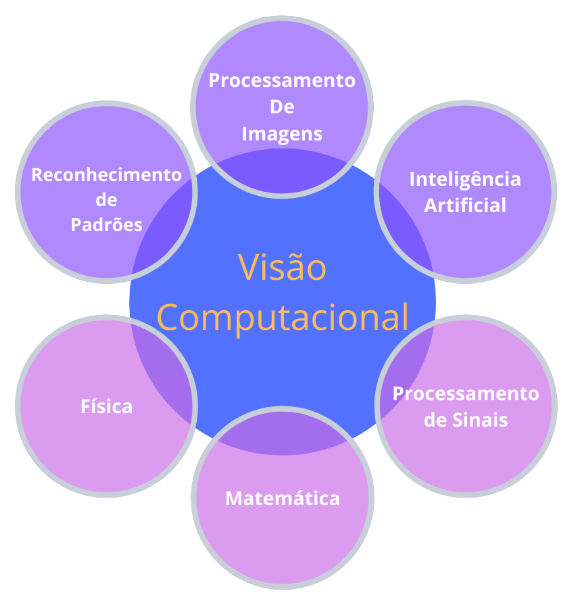
#> input picture imagem/visao_computacional.png, 575 x 604 px, found by its file name
$ python Basics_opencv.py
#> lines starting #> are read from the running program, lines starting #| are printed output that depends on the picture; after the words box and inside, x2 and y2 are one past the last pixel; in counts of white or black regions, pixels touching at a corner belong together
import cv2 as cv
import numpy as np

#Use the kernel
#kernel = np.ones((5,5),np.uint8)
#print(kernel)

path = 'imagem/visao_computacional.png'
img = cv.imread(path)
#> img is the input picture: shape (604, 575, 3); mean B, G, R 248.5, 187.5, 202.4
cv.imshow('Imagem', img)

# Using method Grayscale
gray_img = cv.cvtColor(img,(cv.COLOR_BGR2GRAY))
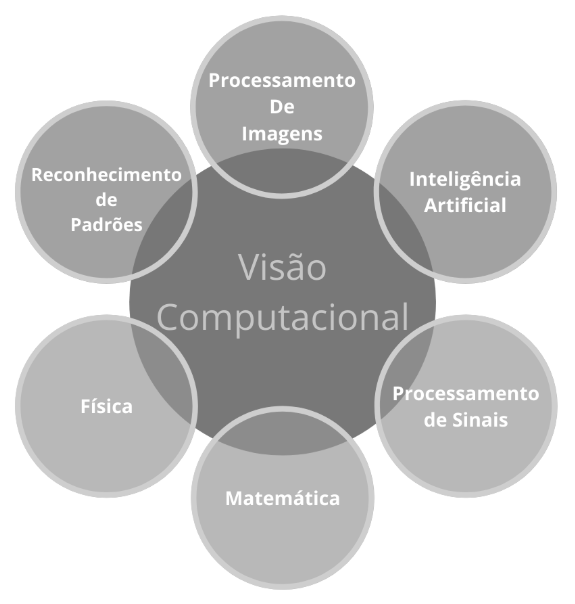
#> gray_img: shape (604, 575); min 119, max 255, mean 198.9
cv.imshow('GRAY_Image', gray_img)

# Using method Blur
img_blur = cv.GaussianBlur(img,(7,7),0)
cv.imshow('Blur_Image', img_blur)

# Using method Canny Edges
img_canny = cv.Canny(img, 25, 25) # Alternar a imagem como blur, grayscale.
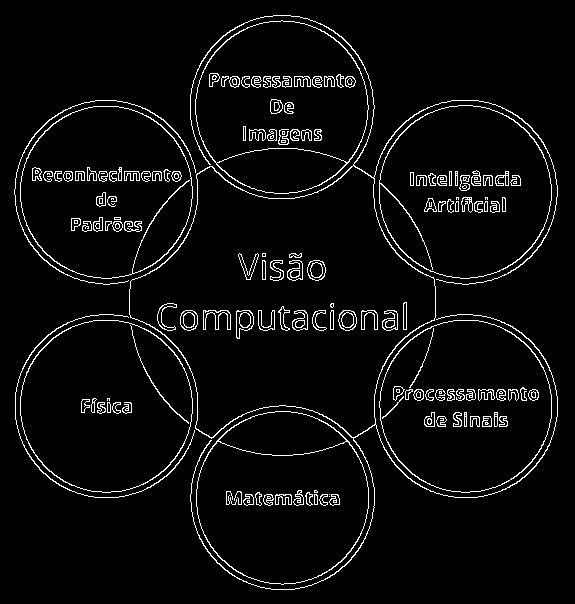
#> img_canny: shape (604, 575); 4.6% white in thin lines or dots
cv.imshow('Canny_Image', img_canny)

# Using method Dilation image
# img_dilated = cv.dilate(img_canny,kernel, iterations=1)
img_dilated = cv.dilate(img_canny,(7,7), iterations=1) # Alternar a imagem como blur, grayscale.
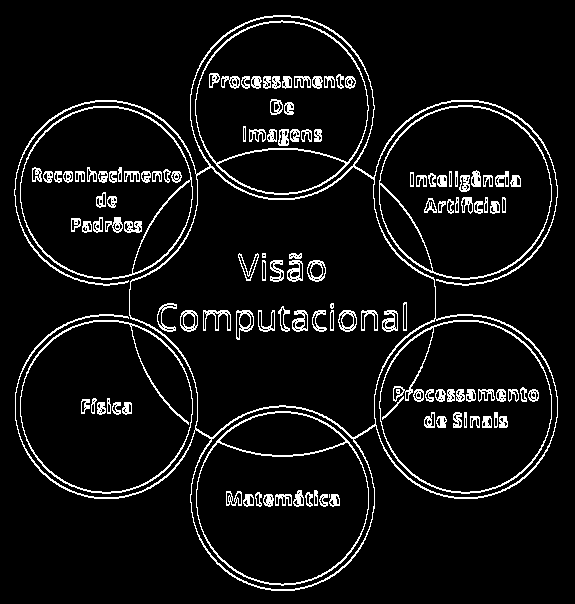
#> img_dilated: shape (604, 575); 6.9% white in thin lines or dots
cv.imshow('Dilate_Image', img_dilated)

# Using method Eroding
img_eroded = cv.erode(img_dilated,(3,3),iterations=1)# Alternar a imagem como blur, grayscale.
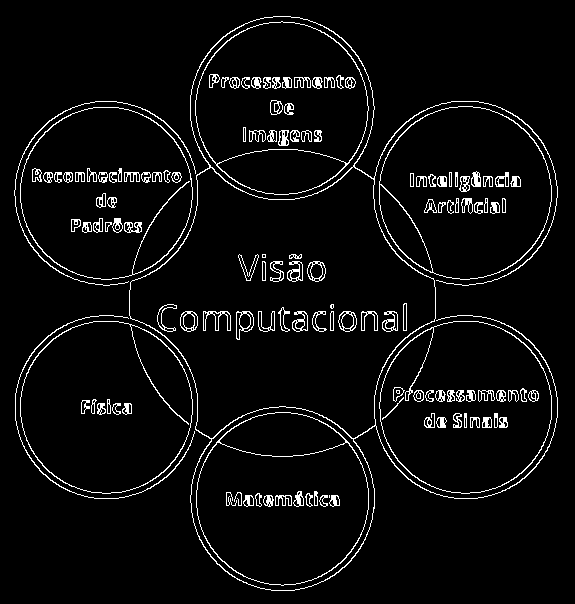
#> img_eroded: shape (604, 575); 4.8% white in thin lines or dots
cv.imshow('Eroded_Image', img_eroded)

# Using method Resize
img_resized = cv.resize(img, (400,400), cv.INTER_CUBIC)
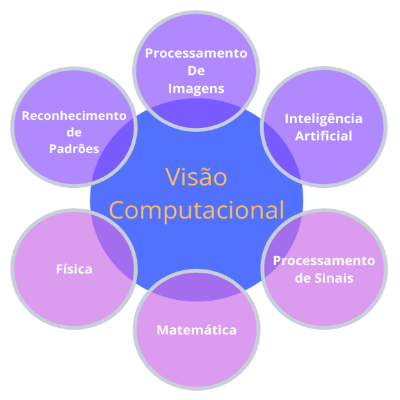
#> img_resized: shape (400, 400, 3); mean B, G, R 248.5, 187.4, 202.4
cv.imshow('Resize_Image', img_resized)

# Using img_cropped = img[] method
img_cropped = img[200:400, 200:500]
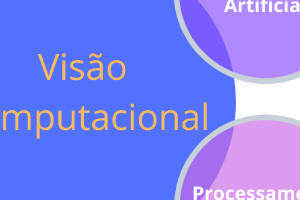
#> img_cropped: shape (200, 300, 3); mean B, G, R 245.9, 131.7, 126.2
cv.imshow('Cropped_Image', img_cropped)

# Using method flip
# Use Flip code 0 to flip vertically image
img_flip = cv.flip(img, 1) # 0,-1,1
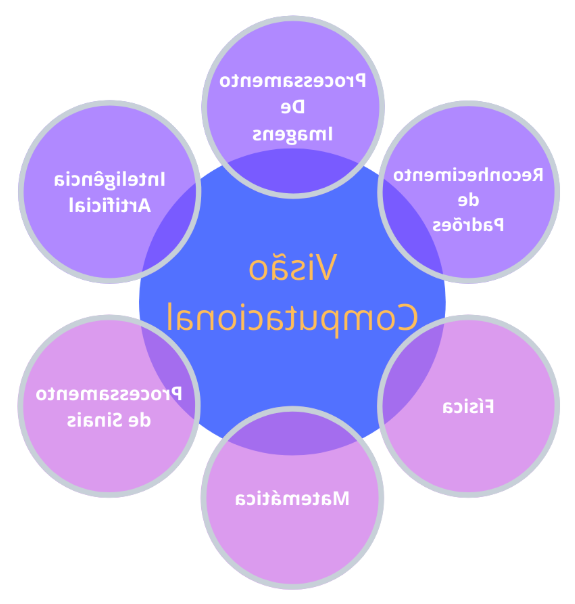
#> img_flip: shape (604, 575, 3); mean B, G, R 248.5, 187.5, 202.4
cv.imshow('Flipping', img_flip)

cv.waitKey(0)
cv.destroyAllWindows()

$ run again, with imagem/cards.png copied over imagem/visao_computacional.png
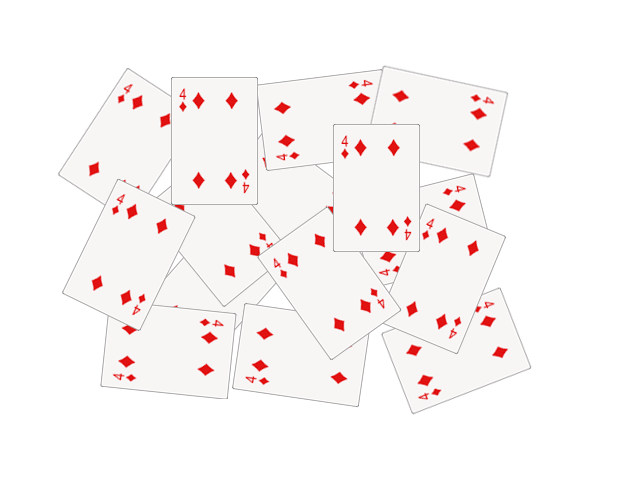
#> input picture imagem/cards.png, 640 x 480 px, found by its file name
#> img is the input picture: shape (480, 640, 3); mean B, G, R 245.8, 245.8, 250.7
#> `img_canny = cv.Canny(img, 25, 25)`:
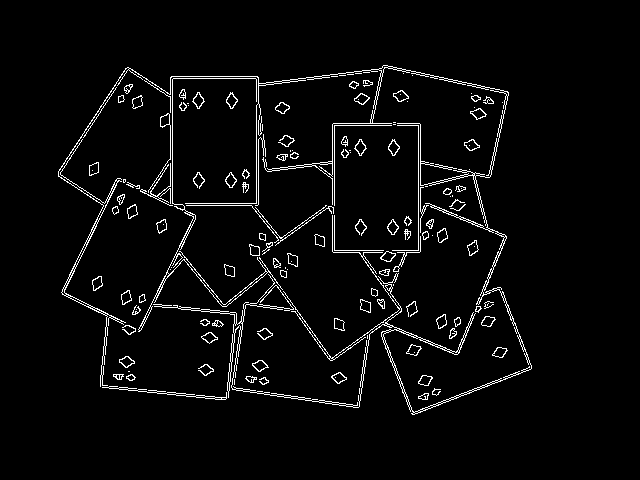
#> img_canny: shape (480, 640); 3.7% white in thin lines or dots, all inside (x1, y1, x2, y2) = (58, 65, 532, 415)
#> img_dilated: shape (480, 640); 5.9% white in thin lines or dots, all inside (x1, y1, x2, y2) = (58, 65, 532, 416)
#> img_eroded: shape (480, 640); 4.3% white in thin lines or dots, all inside (x1, y1, x2, y2) = (58, 66, 532, 416)
#> `img_flip = cv.flip(img, 1)`:
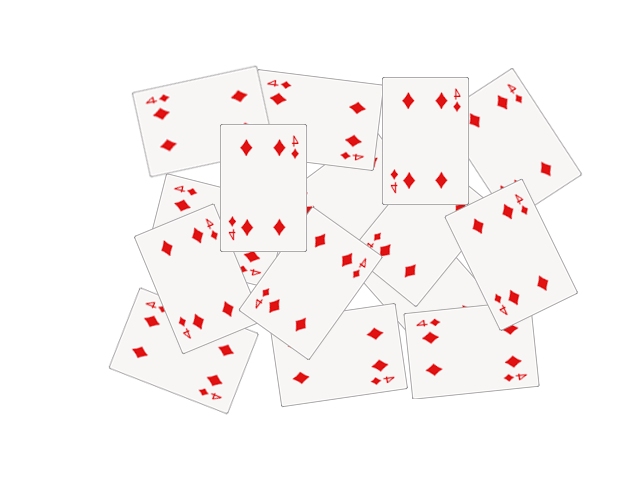
#> img_flip: shape (480, 640, 3); mean B, G, R 245.8, 245.8, 250.7
